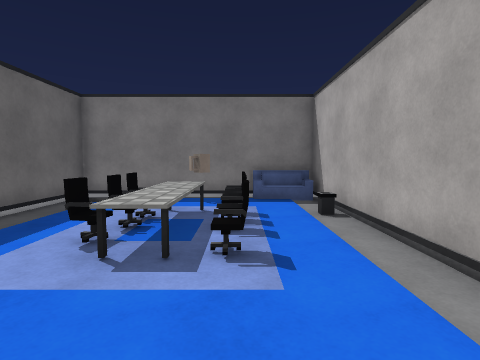
[1] (above)

21 first-person views from a walk through a scene from a Unity 3-D project. The camera is 1.3 m above the floor, tilts 4° down and sees 80° across. The floor is counted in squares, 1 m on a side. Each view is taken from the middle of a square. On the plan, view 1 faces up. The plan holds only what a view shows up to about 13 squares ahead; the rest is blank. The place goes on beyond the plan. The player character is not drawn. Some animated figures are left out. Door leaves are left out, so doorways stand open. Surface patterns are stand-ins for the level's own textures.

[2]
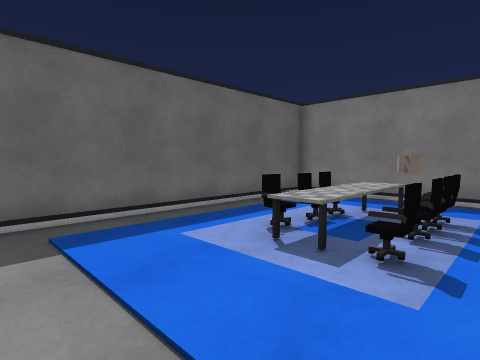

[3]
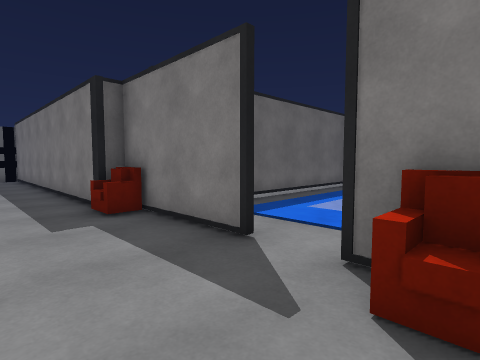

[4]
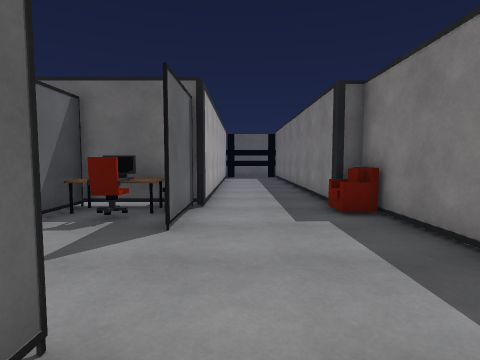

[5]
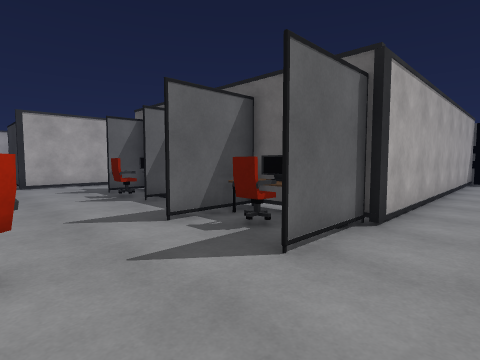

[6]
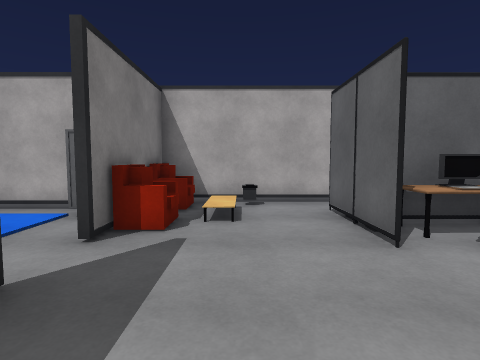

[7]
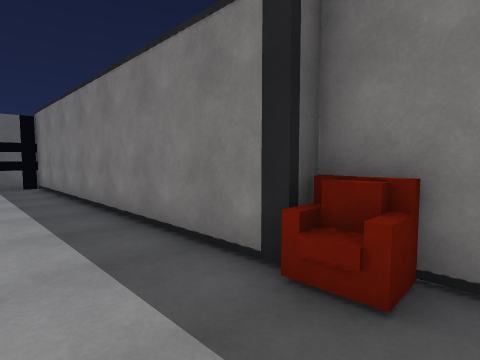

[8]
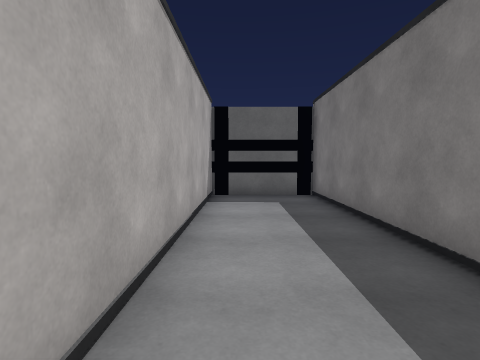

[9]
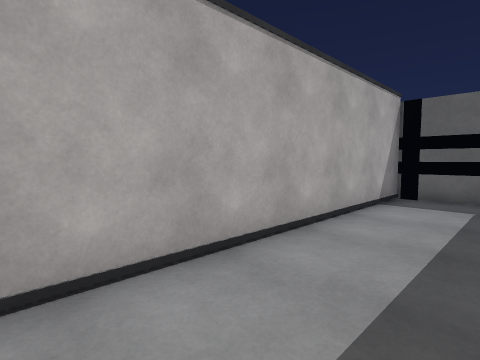

[10]
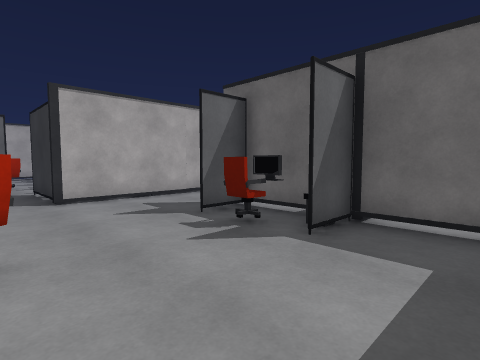

[11]
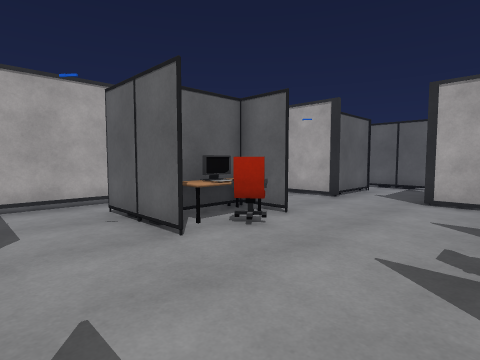

[12]
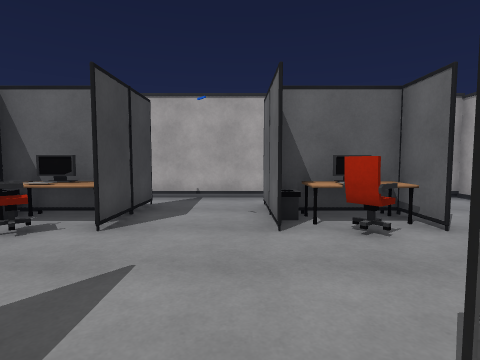

[13]
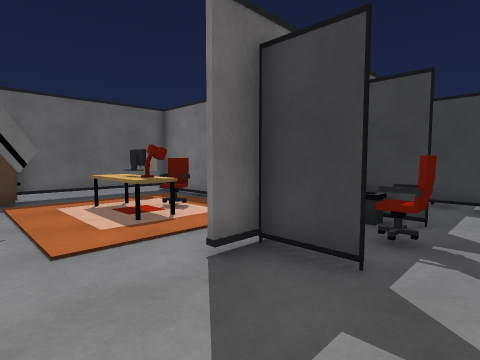

[14]
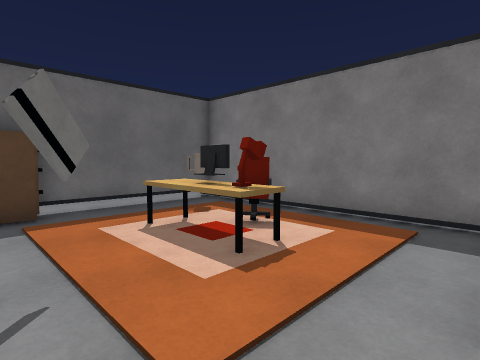

[15]
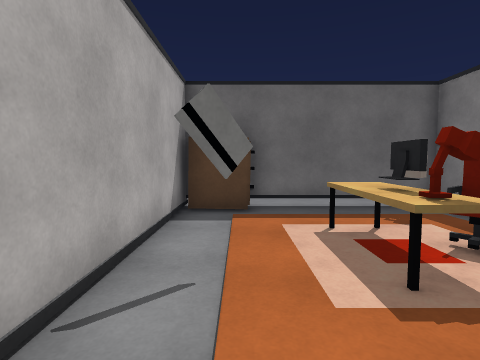

[16]
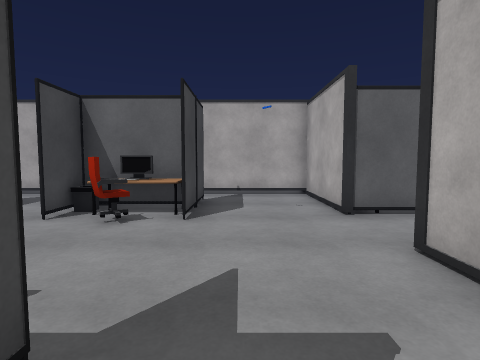

[17]
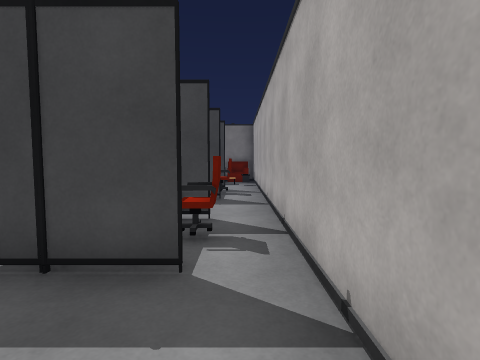

[18]
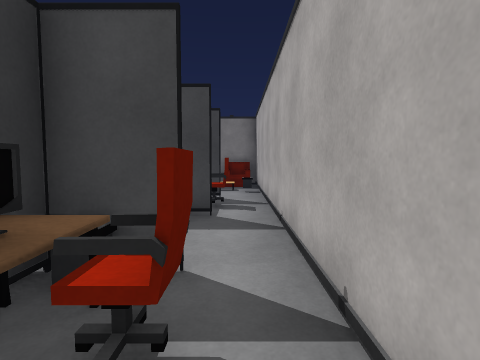

[19]
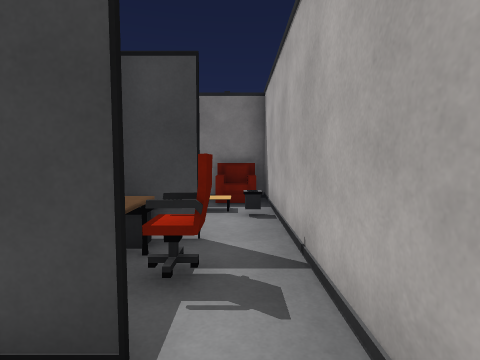

[20]
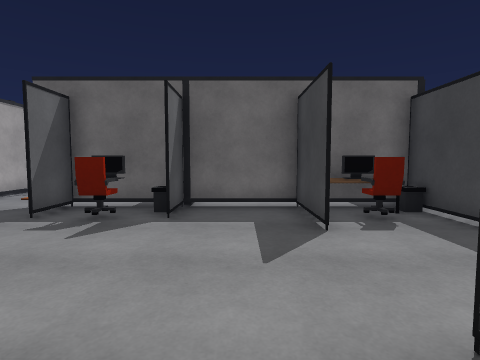

[21]
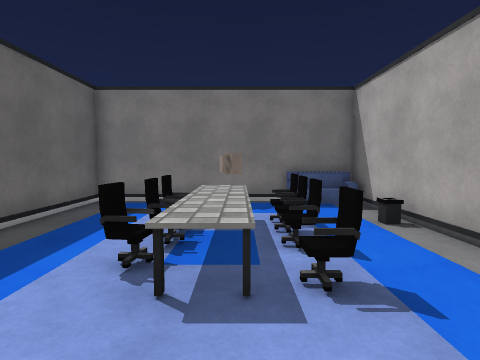

### Floor plan
Key: @ floor where view 1 was taken; # wall or solid block; . main floor; : floor 0.5 m higher than the main floor; / step, stairs or slope; D open door; T table; C chair; S sofa; B bin; M computer; E desk; R drawers; H thing the floor can be seen under or through; L lamp; O other object.
Columns run from 21 left of view 1 to 5 right of it. Each row starts with its distance up from view 1.
 10                ##########
  9                #....O...#
  8                #........#
  7                #...TT..O#
  6                #...CT:..#
  5                #...CT/..#
  4                #...CT/..#
  3                #........#
  2                #........#
  1                #.......R#
  0               ##.....@. ##
 -1 ###############S###..SSSS#
 -2 #..............S......S.S#
 -3 #.......................B#
 -4 #........................#.
 -5 #################....###.#.
 -6              .#B....#OBB.#.
 -7              .#MC...CM CC#.
 -8              .#E#...#EEE.#.
 -9              .#..........#.
-10              .#..........#.
-11      .#########..........#.
-12     ..#.......HB#...#BB#.#.
-13     ..H.O C  .HMC...CMMCC#
-14     ..H.  C  .H.....CMEC.#
-15     ..H. EML .##.....###.#.
-16     ..H.     ............#.
-17      .HR.................#.
-18       RR.................#.
-19       ########  #  DD ##
-20                   #..

Where each view was taken, in squares from view 1:
view 1: 0 up, 0 right, facing up
view 2: 0 up, 1 right, facing up-left
view 3: 4 down, 1 right, facing up-left
view 4: 4 down, 1 right, facing left
view 5: 3 down, 1 left, facing down-left
view 6: 3 down, 5 left, facing right
view 7: 4 down, 5 left, facing up-left
view 8: 4 down, 10 left, facing left
view 9: 2 down, 10 left, facing down-left
view 10: 9 down, 1 left, facing down-left
view 11: 9 down, 5 left, facing down-right
view 12: 11 down, 6 left, facing right
view 13: 18 down, 4 left, facing up-left
view 14: 18 down, 7 left, facing up-left
view 15: 17 down, 7 left, facing left
view 16: 16 down, 7 left, facing right
view 17: 18 down, 3 right, facing up
view 18: 15 down, 3 right, facing up
view 19: 10 down, 3 right, facing up
view 20: 10 down, 1 right, facing left
view 21: 1 up, 1 left, facing up
